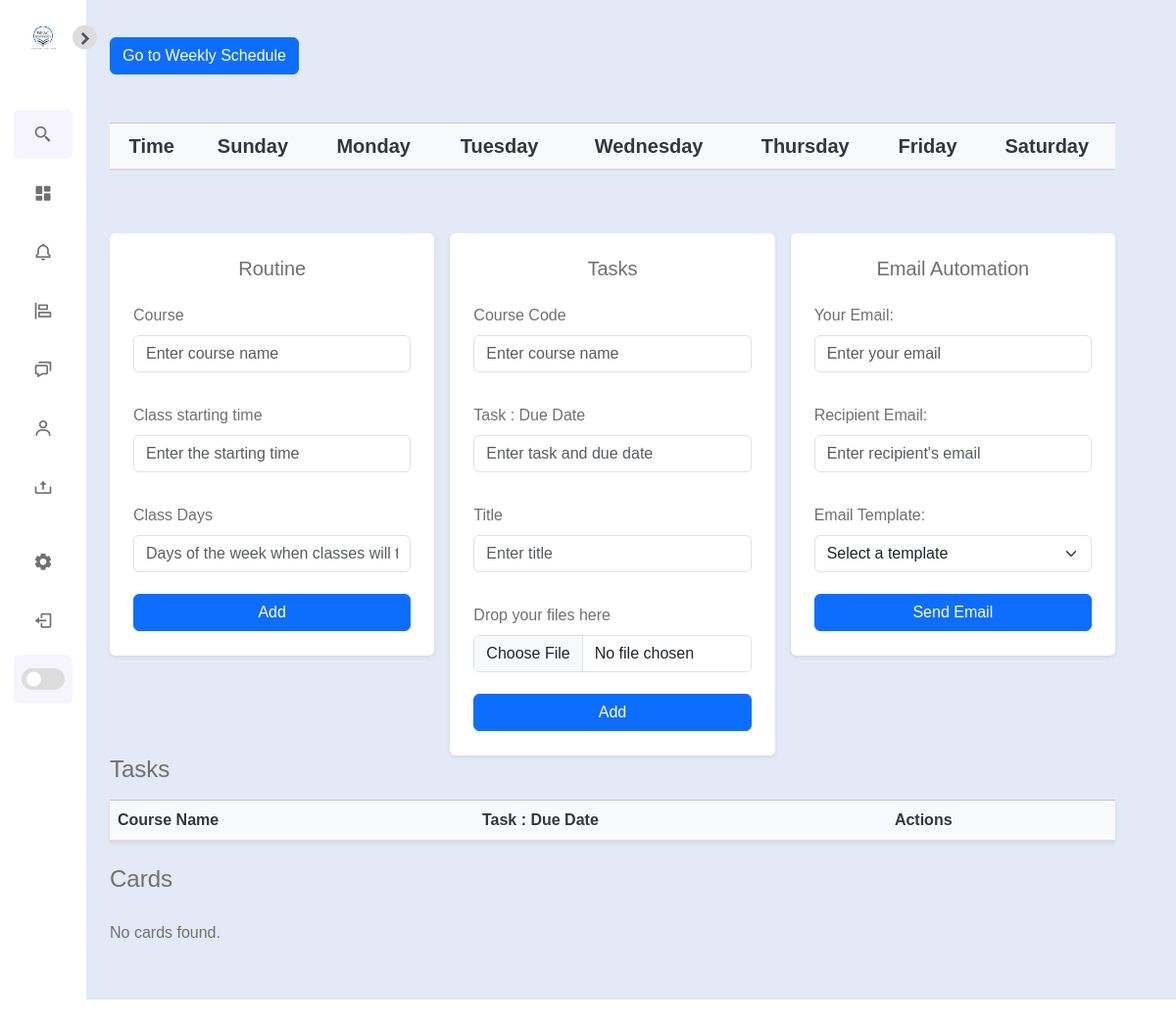
Before: /dashboard/dashboard/ with the older database file.
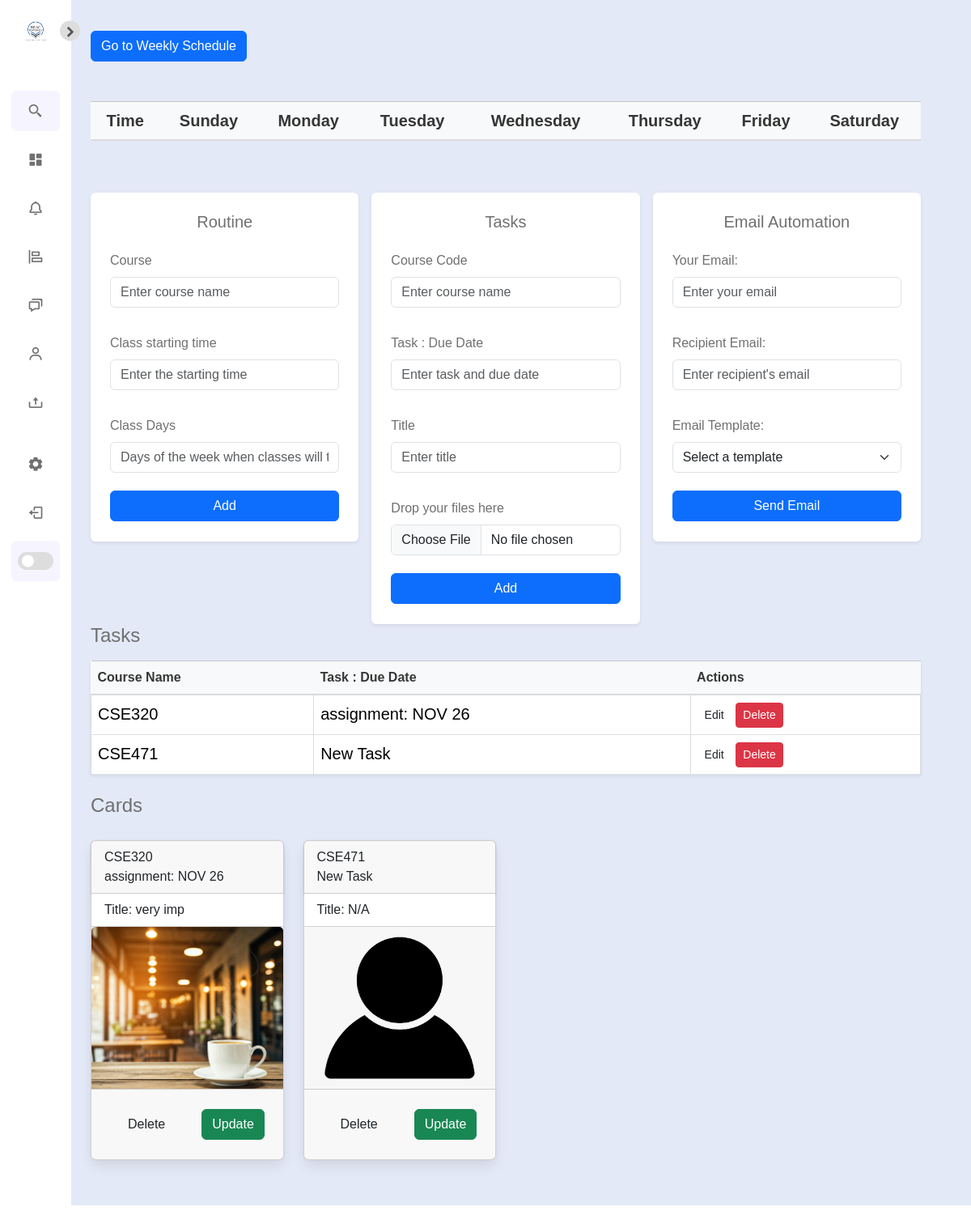
After: the same page with the newer database file.
### dashboard/models.py (models this page shows, shortened)
class Tasks(models.Model):
    name = models.CharField(max_length=100)
    task = models.CharField(max_length=255, default='New Task')
    title = models.CharField(max_length=128, default='N/A')
    img = models.ImageField(upload_to='images/', default='def.png', null=True, blank=True)
    start_time=models.TimeField(max_length=100, null=True,blank=True)
    days= models.CharField(max_length=50,null=True,blank=True)

### dashboard/views.py (the view, shortened to what this page needs)
# urls.py: path('dashboard/', include('dashboard.urls')),
def dashboard(request):
    error_message = None
    tasks = Tasks.objects.exclude(name='', task='')
    cards = Tasks.objects.exclude(title='', img='')
    def extract_last_two_digits(task_obj):
        try:
            return int(task_obj.task[-2:])
        except (ValueError, AttributeError):
            return float('inf')
    sorted_tasks = sorted(tasks, key=extract_last_two_digits)
    return render(request, 'dashboard.html', {
        'tasks': sorted_tasks,
        'cards': cards,
        'error': error_message
    })

### direct/views.py (called while the page is built)
def checkDirects(request):
	directs_count = 0
	if request.user.is_authenticated:
		directs_count = Message.objects.filter(user=request.user, is_read=False).count()
	return {'directs_count':directs_count}

### notifications/views.py (called while the page is built)
def CountNotifications(request):
	count_notifications = 0
	if request.user.is_authenticated:
		count_notifications = Notification.objects.filter(user=request.user, is_seen=False).count()
	return {'count_notifications':count_notifications}

### Config/templates/dashboard.html (shortened to what the changed rows need)
{% extends 'base.html' %}
{% load custom_filters %}
{% load static %}
{% block content %}
<div class="container mt-5">
    <table class="table table-bordered text-center">
        <thead class="table-light fs-5">
            <tr>
                <th scope="col">Time</th>
                <th scope="col">Sunday</th>
                <th scope="col">Monday</th>
                <th scope="col">Tuesday</th>
                <th scope="col">Wednesday</th>
                <th scope="col">Thursday</th>
                <th scope="col">Friday</th>
                <th scope="col">Saturday</th>
            </tr>
        </thead>
    </table>
</div>
<div class="container py-5">
    <table class="table table-bordered bg-white shadow-sm">
        <thead class="table-light fs-6">
            <tr>
                <th>Course Name</th>
                <th>Task : Due Date</th>
                <th>Actions</th>
            </tr>
        </thead>
        <tbody class="fs-5">
            {% for task in tasks %}
            <tr>
                <td>{{ task.name }}</td>
                <td>{{ task.task }}</td>
                <td>
                    <a href="{% url 'edit_task' task.id %}" class="btn btn-sm btn-default">Edit</a>
                    <form method="POST" action="{% url 'delete_task' task.id %}" class="d-inline">
                        <button type="submit" class="btn btn-sm btn-danger">Delete</button>
                    </form>
                </td>
            </tr>
            {% endfor %}
        </tbody>
    </table>
    <div class="row">
        {% for card in cards %}
        <div class="col-md-3 fs-6">
            <div class="card mt-4" style="width: 18rem;">
                <div class="card-header">
                    {{ card.name }}
                    <br>
                    {{ card.task }}
                </div>
                <ul class="list-group list-group-flush">
                    <li class="list-group-item">Title: {{ card.title }}</li>
                </ul>
                {% if card.img %}
                <img src="{{ card.img.url }}" class="card-img-top" alt="{{ card.name }}" style="width: 100%; height: 200px; object-fit: cover;">
                {% else %}
                <img src="/media/def.png" class="card-img-top" alt="Default Image" style="width: 100%; height: 200px; object-fit: cover;">
                {% endif %}
                <div class="card-footer">
                    <a href="{% url 'delete_task' card.id %}" class="btn m-3">Delete</a>
                    <a href="{% url 'edit_task' card.id %}" class="btn btn-success m-3">Update</a>
                </div>
            </div>
        </div>
        {% empty %}
        <div class="alert-info mt-4 fs-6" role="alert">
            No cards found.
        </div>
        {% endfor %}
    </div>
</div>
{% endblock %}

Changed rows visible on the page:
added Tasks: name "CSE320", task "assignment: NOV 26", title "very imp", img (picture)
added Tasks: name "CSE471", task "New Task", title "N/A", img (picture)
Other visible differences:
text no longer shown: "No cards found."
